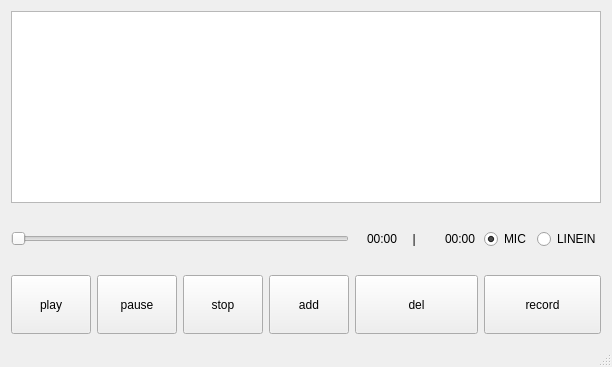
<?xml version="1.0" encoding="UTF-8"?>
<ui version="4.0">
 <class>MainWindow</class>
 <widget class="QMainWindow" name="MainWindow">
  <property name="geometry">
   <rect>
    <x>0</x>
    <y>0</y>
    <width>612</width>
    <height>367</height>
   </rect>
  </property>
  <property name="windowTitle">
   <string>MainWindow</string>
  </property>
  <widget class="QWidget" name="centralWidget">
   <property name="enabled">
    <bool>true</bool>
   </property>
   <layout class="QHBoxLayout" name="horizontalLayout_2">
    <item>
     <layout class="QGridLayout" name="gridLayout">
      <item row="2" column="1">
       <widget class="QPushButton" name="pause">
        <property name="sizePolicy">
         <sizepolicy hsizetype="Expanding" vsizetype="Expanding">
          <horstretch>0</horstretch>
          <verstretch>0</verstretch>
         </sizepolicy>
        </property>
        <property name="text">
         <string>pause</string>
        </property>
       </widget>
      </item>
      <item row="2" column="3">
       <widget class="QPushButton" name="add">
        <property name="sizePolicy">
         <sizepolicy hsizetype="Expanding" vsizetype="Expanding">
          <horstretch>0</horstretch>
          <verstretch>0</verstretch>
         </sizepolicy>
        </property>
        <property name="text">
         <string>add</string>
        </property>
       </widget>
      </item>
      <item row="1" column="10">
       <widget class="QRadioButton" name="radioLINEIN">
        <property name="sizePolicy">
         <sizepolicy hsizetype="Expanding" vsizetype="Expanding">
          <horstretch>0</horstretch>
          <verstretch>0</verstretch>
         </sizepolicy>
        </property>
        <property name="text">
         <string>LINEIN</string>
        </property>
       </widget>
      </item>
      <item row="1" column="6">
       <widget class="QLabel" name="pos">
        <property name="sizePolicy">
         <sizepolicy hsizetype="Expanding" vsizetype="Expanding">
          <horstretch>0</horstretch>
          <verstretch>0</verstretch>
         </sizepolicy>
        </property>
        <property name="autoFillBackground">
         <bool>false</bool>
        </property>
        <property name="text">
         <string>00:00</string>
        </property>
       </widget>
      </item>
      <item row="2" column="4" colspan="5">
       <widget class="QPushButton" name="del">
        <property name="enabled">
         <bool>true</bool>
        </property>
        <property name="sizePolicy">
         <sizepolicy hsizetype="Expanding" vsizetype="Expanding">
          <horstretch>0</horstretch>
          <verstretch>0</verstretch>
         </sizepolicy>
        </property>
        <property name="text">
         <string>del</string>
        </property>
       </widget>
      </item>
      <item row="2" column="0">
       <widget class="QPushButton" name="play">
        <property name="sizePolicy">
         <sizepolicy hsizetype="Expanding" vsizetype="Expanding">
          <horstretch>0</horstretch>
          <verstretch>0</verstretch>
         </sizepolicy>
        </property>
        <property name="text">
         <string>play</string>
        </property>
       </widget>
      </item>
      <item row="2" column="9" colspan="2">
       <widget class="QPushButton" name="record">
        <property name="sizePolicy">
         <sizepolicy hsizetype="Expanding" vsizetype="Expanding">
          <horstretch>0</horstretch>
          <verstretch>0</verstretch>
         </sizepolicy>
        </property>
        <property name="text">
         <string>record</string>
        </property>
       </widget>
      </item>
      <item row="1" column="0" colspan="4">
       <widget class="QSlider" name="slider">
        <property name="sizePolicy">
         <sizepolicy hsizetype="Expanding" vsizetype="Expanding">
          <horstretch>0</horstretch>
          <verstretch>0</verstretch>
         </sizepolicy>
        </property>
        <property name="orientation">
         <enum>Qt::Horizontal</enum>
        </property>
       </widget>
      </item>
      <item row="0" column="0" colspan="11">
       <widget class="QListWidget" name="list">
        <property name="enabled">
         <bool>true</bool>
        </property>
       </widget>
      </item>
      <item row="1" column="8">
       <widget class="QLabel" name="length">
        <property name="sizePolicy">
         <sizepolicy hsizetype="Expanding" vsizetype="Expanding">
          <horstretch>0</horstretch>
          <verstretch>0</verstretch>
         </sizepolicy>
        </property>
        <property name="text">
         <string>00:00</string>
        </property>
       </widget>
      </item>
      <item row="1" column="7">
       <widget class="QLabel" name="label">
        <property name="sizePolicy">
         <sizepolicy hsizetype="Expanding" vsizetype="Expanding">
          <horstretch>0</horstretch>
          <verstretch>0</verstretch>
         </sizepolicy>
        </property>
        <property name="text">
         <string>  |</string>
        </property>
       </widget>
      </item>
      <item row="2" column="2">
       <widget class="QPushButton" name="stop">
        <property name="sizePolicy">
         <sizepolicy hsizetype="Expanding" vsizetype="Expanding">
          <horstretch>0</horstretch>
          <verstretch>0</verstretch>
         </sizepolicy>
        </property>
        <property name="text">
         <string>stop</string>
        </property>
       </widget>
      </item>
      <item row="1" column="9">
       <widget class="QRadioButton" name="radioMIC">
        <property name="sizePolicy">
         <sizepolicy hsizetype="Expanding" vsizetype="Expanding">
          <horstretch>0</horstretch>
          <verstretch>0</verstretch>
         </sizepolicy>
        </property>
        <property name="text">
         <string>MIC</string>
        </property>
        <property name="checked">
         <bool>true</bool>
        </property>
       </widget>
      </item>
     </layout>
    </item>
   </layout>
  </widget>
  <widget class="QMenuBar" name="menuBar">
   <property name="geometry">
    <rect>
     <x>0</x>
     <y>0</y>
     <width>612</width>
     <height>22</height>
    </rect>
   </property>
  </widget>
  <widget class="QStatusBar" name="statusBar"/>
 </widget>
 <layoutdefault spacing="6" margin="11"/>
 <resources/>
 <connections/>
</ui>
